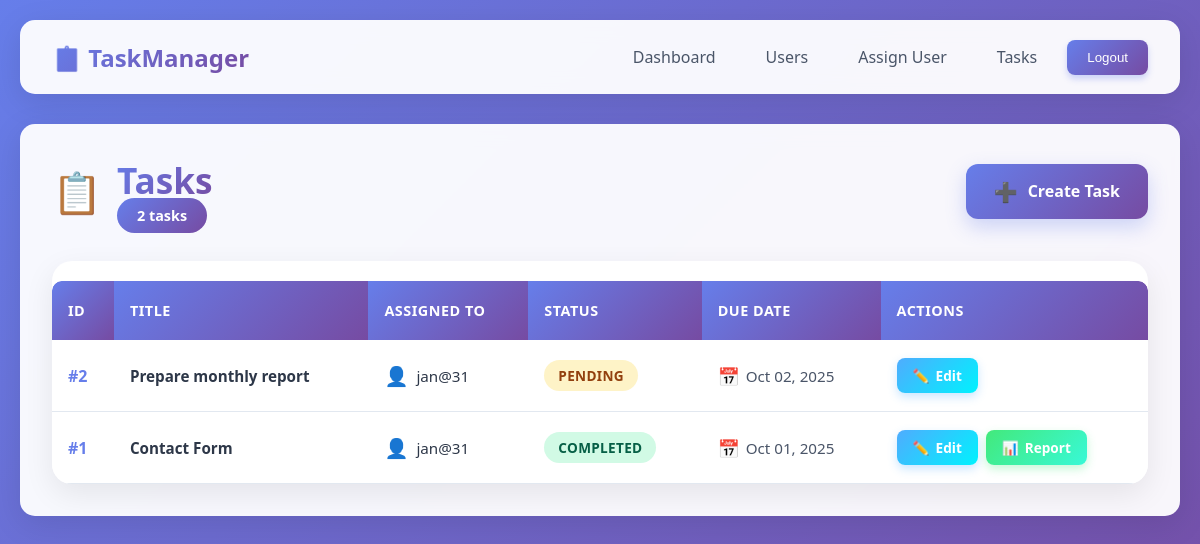
Screenshot of /panel/tasks/ (signed in) with the database file from the repository.
### tasks/models.py (models this page shows, shortened)
class Task(models.Model):
    title = models.CharField(max_length=255)
    description = models.TextField(blank=True)
    assigned_to = models.ForeignKey(settings.AUTH_USER_MODEL, on_delete=models.CASCADE, related_name='tasks')
    due_date = models.DateField(null=True, blank=True)
    status = models.CharField(max_length=20, choices=TaskStatus.choices, default=TaskStatus.PENDING)
    completion_report = models.TextField(null=True, blank=True)
    worked_hours = models.DecimalField(max_digits=6, decimal_places=2, null=True, blank=True)
    created_at = models.DateTimeField(auto_now_add=True)

### accounts/models.py (models this page shows, shortened)
class User(AbstractUser):
    role = models.CharField(
        max_length=20,
        choices=Roles.choices,
        default=Roles.USER
    )
    assigned_admin = models.ForeignKey(
        'self',
        null=True, blank=True,
        on_delete=models.SET_NULL,
        related_name='managed_users',
        limit_choices_to={'role': Roles.ADMIN}
    )
    objects = UserManager()

### panel/views.py (the view)
# urls.py: path('tasks/', tasks_list, name='panel_tasks'),
@role_required(Roles.SUPERADMIN, Roles.ADMIN)
def tasks_list(request):
    if request.user.role == Roles.SUPERADMIN:
        qs = Task.objects.select_related('assigned_to').order_by('-id')
    else:
        qs = Task.objects.select_related('assigned_to').filter(assigned_to__assigned_admin=request.user).order_by('-id')
    return render(request, 'panel/tasks_list.html', {'tasks': qs})

### panel/views.py (called while the page is built)
def role_required(*roles):
    def decorator(view_func):
        @wraps(view_func)
        def _wrapped(request, *args, **kwargs):
            if not request.user.is_authenticated:
                return redirect('panel_login')
            if request.user.role not in roles:
                return HttpResponseForbidden('You do not have access to this page.')
            return view_func(request, *args, **kwargs)
        return _wrapped
    return decorator

### panel/templates/panel/tasks_list.html (shortened to what this page needs)
{% extends "panel/base.html" %}
{% block content %}
<div class="tasks-container">
  <div class="tasks-header">
    <div class="tasks-title">
      <span class="tasks-icon">📋</span>
      <div>
        <h2>Tasks</h2>
        <span class="tasks-count">{{ tasks|length }} task{{ tasks|length|pluralize }}</span>
      </div>
    </div>
    <a class="create-task-btn" href="/panel/tasks/create/">Create Task</a>
  </div>
  <div class="tasks-table-container">
    {% if tasks %}
      <table class="tasks-table">
        <thead>
          <tr>
            <th>ID</th>
            <th>Title</th>
            <th>Assigned To</th>
            <th>Status</th>
            <th>Due Date</th>
            <th>Actions</th>
          </tr>
        </thead>
        <tbody>
          {% for t in tasks %}
          <tr>
            <td data-label="ID">
              <span class="task-id">#{{ t.id }}</span>
            </td>
            <td data-label="Title">
              <span class="task-title">{{ t.title }}</span>
            </td>
            <td data-label="Assigned To">
              <span class="task-user">{{ t.assigned_to.username }}</span>
            </td>
            <td data-label="Status">
              <span class="task-status {{ t.status|lower }}">{{ t.status }}</span>
            </td>
            <td data-label="Due Date">
              <span class="task-due {% if t.is_overdue %}overdue{% endif %}">
                {{ t.due_date|date:"M d, Y"|default:"N/A" }}
              </span>
            </td>
            <td data-label="Actions">
              <div class="task-actions">
                <a class="action-btn btn-edit" href="/panel/tasks/{{ t.id }}/edit/">Edit</a>
                {% if t.status == 'COMPLETED' %}
                  <a class="action-btn btn-report" href="/panel/tasks/{{ t.id }}/report/">Report</a>
                {% endif %}
              </div>
            </td>
          </tr>
          {% endfor %}
        </tbody>
      </table>
    {% endif %}
  </div>
</div>
{% endblock %}

### panel/templates/panel/base.html (style rules this page uses)
* { margin: 0; padding: 0; box-sizing: border-box; }
body { font-family: 'Segoe UI', Tahoma, Geneva, Verdana, sans-serif; background: linear-gradient(135deg, #667eea 0%, #764ba2 100%); min-height: 100vh; padding: 20px; }
table { width: 100%; border-collapse: separate; border-spacing: 0; margin-top: 20px; overflow: hidden; border-radius: 10px; box-shadow: 0 4px 6px rgba(0, 0, 0, 0.05); }
th { background: linear-gradient(135deg, #667eea 0%, #764ba2 100%); color: white; padding: 15px; text-align: left; font-weight: 600; text-transform: uppercase; font-size: 0.85rem; letter-spacing: 0.5px; }
th:first-child { border-top-left-radius: 10px; }
th:last-child { border-top-right-radius: 10px; }
td { padding: 15px; border-bottom: 1px solid #e2e8f0; background: white; transition: background 0.3s ease; }
tr:last-child td:first-child { border-bottom-left-radius: 10px; }
tr:last-child td:last-child { border-bottom-right-radius: 10px; }

### panel/templates/panel/tasks_list.html (style rules this page uses)
.tasks-container { max-width: 1400px; margin: 0 auto; }
.tasks-header { display: flex; justify-content: space-between; align-items: center; margin-bottom: 35px; flex-wrap: wrap; gap: 20px; animation: fadeInDown 0.5s ease-out; }
.tasks-title { display: flex; align-items: center; gap: 15px; }
.tasks-title h2 { margin: 0; font-size: 2.2rem; color: #2d3748; font-weight: 700; background: linear-gradient(135deg, #667eea 0%, #764ba2 100%); -webkit-background-clip: text; -webkit-text-fill-color: transparent; background-clip: text; }
.tasks-icon { font-size: 2.5rem; animation: bounce 2s ease-in-out infinite; }
.tasks-count { background: linear-gradient(135deg, #667eea 0%, #764ba2 100%); color: white; padding: 8px 20px; border-radius: 20px; font-size: 0.9rem; font-weight: 600; }
.create-task-btn { padding: 14px 28px; background: linear-gradient(135deg, #667eea 0%, #764ba2 100%); color: white; text-decoration: none; border-radius: 12px; font-weight: 600; font-size: 1rem; transition: all 0.3s ease; box-shadow: 0 8px 20px rgba(102, 126, 234, 0.3); display: inline-flex; align-items: center; gap: 10px; }
.create-task-btn::before { content: '➕'; font-size: 1.2rem; }
.tasks-table-container { background: white; border-radius: 20px; box-shadow: 0 10px 30px rgba(0, 0, 0, 0.08); overflow: hidden; animation: fadeInUp 0.6s ease-out; }
.tasks-table { width: 100%; border-collapse: collapse; }
.tasks-table thead { background: linear-gradient(135deg, #667eea 0%, #764ba2 100%); color: white; }
.tasks-table th { padding: 20px 16px; text-align: left; font-weight: 600; font-size: 0.9rem; text-transform: uppercase; letter-spacing: 0.5px; white-space: nowrap; }
.tasks-table tbody tr { border-bottom: 1px solid #e2e8f0; transition: all 0.3s ease; }
.tasks-table tbody tr:last-child { border-bottom: none; }
.tasks-table td { padding: 18px 16px; color: #2d3748; font-size: 0.95rem; }
.task-id { font-weight: 700; color: #667eea; font-size: 1rem; }
.task-title { font-weight: 600; color: #2d3748; max-width: 250px; overflow: hidden; text-overflow: ellipsis; white-space: nowrap; }
.task-user { display: flex; align-items: center; gap: 8px; }
.task-user::before { content: '👤'; font-size: 1.2rem; }
.task-status { display: inline-block; padding: 6px 14px; border-radius: 20px; font-size: 0.85rem; font-weight: 600; text-transform: uppercase; letter-spacing: 0.3px; }
.task-status.pending { background: #fef3c7; color: #92400e; }
.task-status.completed { background: #d1fae5; color: #065f46; }
.task-due { display: flex; align-items: center; gap: 6px; color: #4a5568; }
.task-due::before { content: '📅'; font-size: 1.1rem; }
.task-actions { display: flex; gap: 8px; flex-wrap: wrap; }
.action-btn { padding: 8px 16px; border-radius: 8px; font-size: 0.85rem; font-weight: 600; text-decoration: none; transition: all 0.3s ease; display: inline-flex; align-items: center; gap: 6px; white-space: nowrap; }
.btn-edit { background: linear-gradient(135deg, #4facfe 0%, #00f2fe 100%); color: white; box-shadow: 0 4px 10px rgba(79, 172, 254, 0.3); }
.btn-edit::before { content: '✏️'; }
.btn-report { background: linear-gradient(135deg, #43e97b 0%, #38f9d7 100%); color: white; box-shadow: 0 4px 10px rgba(67, 233, 123, 0.3); }
.btn-report::before { content: '📊'; }

### rows the page displays
Task: id "2", title "Prepare monthly report", assigned_to.username "jan@31", status "PENDING", due_date "Oct 02, 2025"
Task: id "1", title "Contact Form", assigned_to.username "jan@31", status "COMPLETED", due_date "Oct 01, 2025"

### other values shown
{{ tasks|length }} "2"
